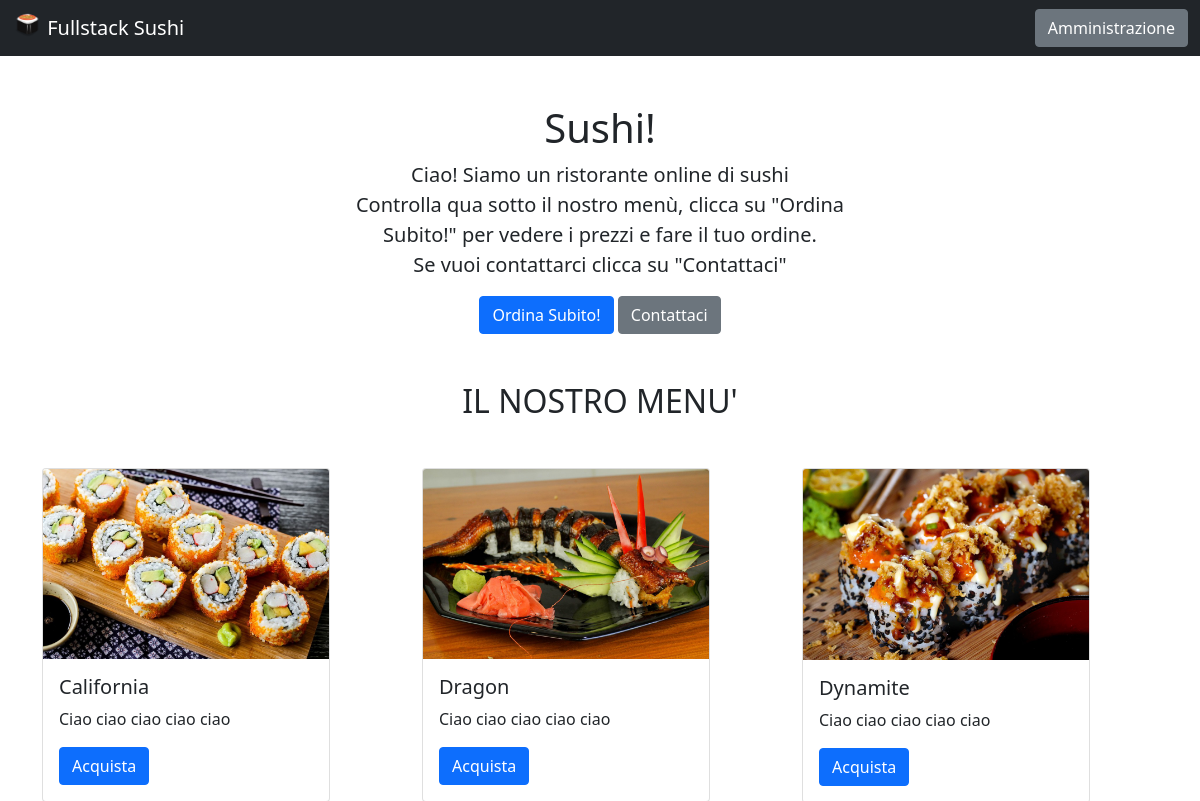
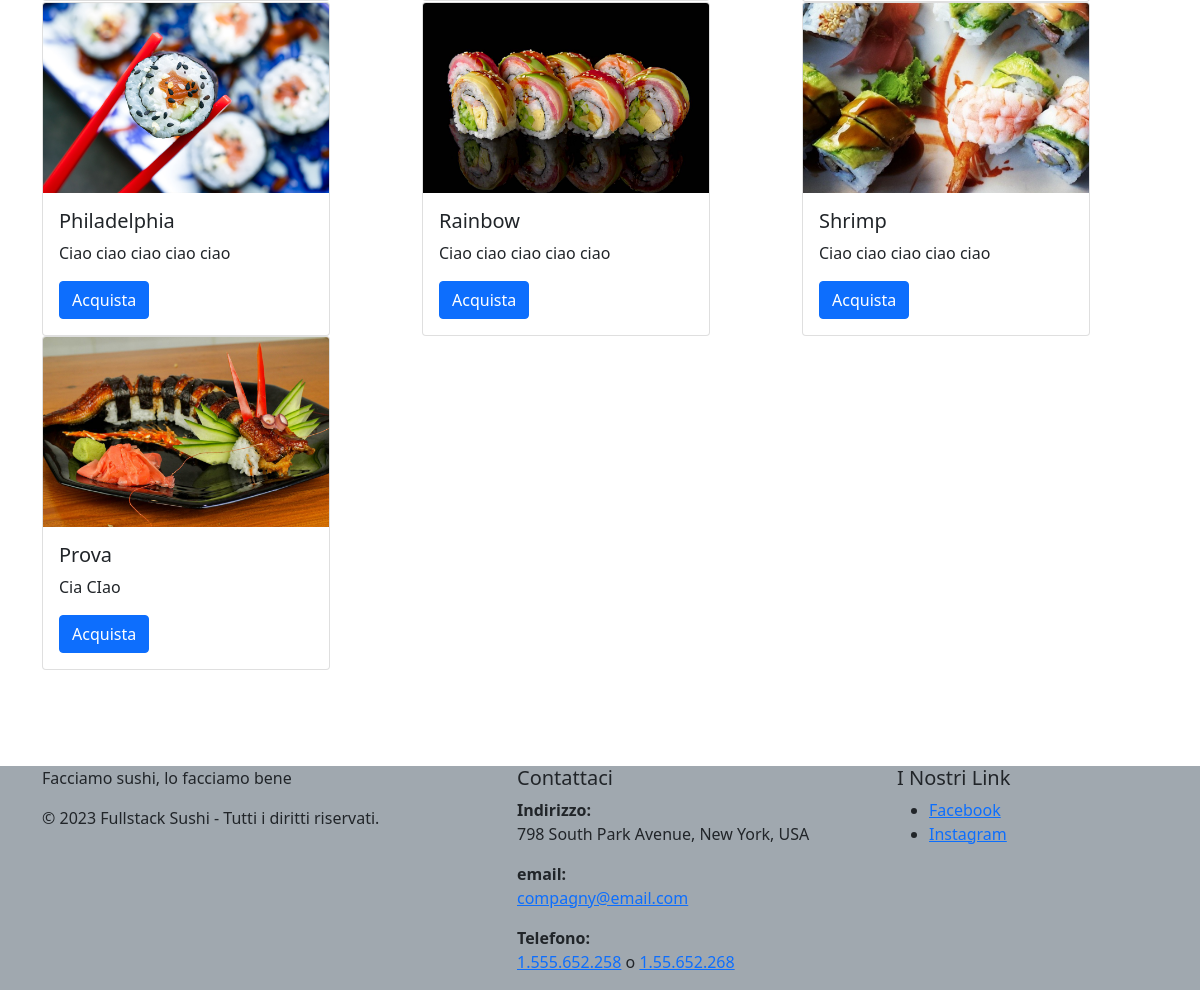
The page /rolls/ on the database its author committed (2 pictures, top to bottom).
### rolls/models.py (models this page shows, shortened)
class Roll(models.Model):
        immagine = models.ImageField()
        nome =models.CharField(max_length=20)
        descrizione = models.CharField(max_length=50)
        prezzo = models.FloatField()

### rolls/views.py (the view)
# urls.py: path('rolls/',include('rolls.urls')),
def rolls(request):
        rolls= Roll.objects.all()
        return render(request,'rolls/sushi-rolls.html',{'rolls':rolls})

### rolls/templates/rolls/sushi-rolls.html (shortened to what this page needs)
<!doctype html>
<html lang="en">
<head>
    <link href="https://cdn.jsdelivr.net/npm/bootstrap@5.0.0-beta2/dist/css/bootstrap.min.css" rel="stylesheet"
>
</head>
<body>
    <nav class="navbar navbar-dark bg-dark">
        <div class="container-fluid">
            <a class="navbar-brand" href="{%url 'home'%}">
                {% load static%}
                <img src="{% static 'rolls/logo.png'%}" alt="" width="30" height="24" class="d-inline-block align-top">
                Fullstack Sushi
            </a>
            <a type="button" class="btn btn-secondary" href="/admin">Amministrazione</a>
        </div>
    </nav>
    <div class="container my-5 text-center" style="max-width:580px">
        <h1>Sushi!</h1>
        <p class="lead">Ciao! Siamo un ristorante online di sushi<br>Controlla qua sotto il nostro menù, clicca su "Ordina Subito!" per vedere i prezzi e fare il tuo ordine.<br> Se vuoi contattarci  clicca su "Contattaci"
        </p>
        <a href="{% url 'compra'%}" type="button" class="btn btn-primary">Ordina Subito!</a>
        <a href="{% url 'contattaci'%}" type="button" class="btn btn-secondary">Contattaci</a>
    </div>
    <div class="container my-5 text-center" style="max-width:580px">
        <h2 style="max-width:580px">IL NOSTRO MENU'</h2>
    </div>
    <div class="container">
        <div class="row">
            {% for roll in rolls %}
            <div class="col-sm">
                <div class="card" style="width: 18rem;">
                    <img src="{{roll.immagine.url}}" class="card-img-top" alt="...">
                    <div class="card-body">
                        <h5 class="card-title">{{roll.nome}}</h5>
                        <p class="card-text">{{roll.descrizione}}</p>
                        <a href="{%url 'compra'%}" class="btn btn-primary">Acquista</a>
                    </div>
                </div>
            </div>
            {%endfor%}
        </div>
    </div>
    <br>
    <br>
    <br>
    <br>
</body>
<footer class="section footer-classic context-dark bg-image" style="background:#a0a8af;">
    <div class="container">
      <div class="row row-30">
        <div class="col-md-4 col-xl-5">
          <div class="pr-xl-4">
            <p>Facciamo sushi, lo facciamo bene</p>
            <p class="rights"><span>©  </span><span class="copyright-year">2023</span><span> </span><span>Fullstack Sushi</span><span> - </span><span>Tutti i diritti riservati.</span></p>
          </div>
        </div>
        <div class="col-md-4">
          <h5>Contattaci</h5>
          <dl class="contact-list">
            <dt>Indirizzo:</dt>
            <dd>798 South Park Avenue, New York, USA</dd>
          </dl>
          <dl class="contact-list">
            <dt>email:</dt>
            <dd><a href="mailto:#">compagny@email.com</a></dd>
          </dl>
          <dl class="contact-list">
            <dt>Telefono:</dt>
            <dd><a href="tel:#">1.555.652.258</a> <span>o</span> <a href="tel:#">1.55.652.268</a>
            </dd>
          </dl>
        </div>
        <div class="col-md-4 col-xl-3">
          <h5>I Nostri Link</h5>
          <ul class="nav-list">
            <li><a href="#">Facebook</a></li>
            <li><a href="#">Instagram</a></li>
          </ul>
        </div>
      </div>
    </div>
  </footer>
</html>

### rows shown on the page
Roll: immagine (picture), nome "California", descrizione "Ciao ciao ciao ciao ciao"
Roll: immagine (picture), nome "Dragon", descrizione "Ciao ciao ciao ciao ciao"
Roll: immagine (picture), nome "Dynamite", descrizione "Ciao ciao ciao ciao ciao"
Roll: immagine (picture), nome "Philadelphia", descrizione "Ciao ciao ciao ciao ciao"
Roll: immagine (picture), nome "Rainbow", descrizione "Ciao ciao ciao ciao ciao"
Roll: immagine (picture), nome "Shrimp", descrizione "Ciao ciao ciao ciao ciao"
Roll: immagine (picture), nome "Prova", descrizione "Cia CIao"
